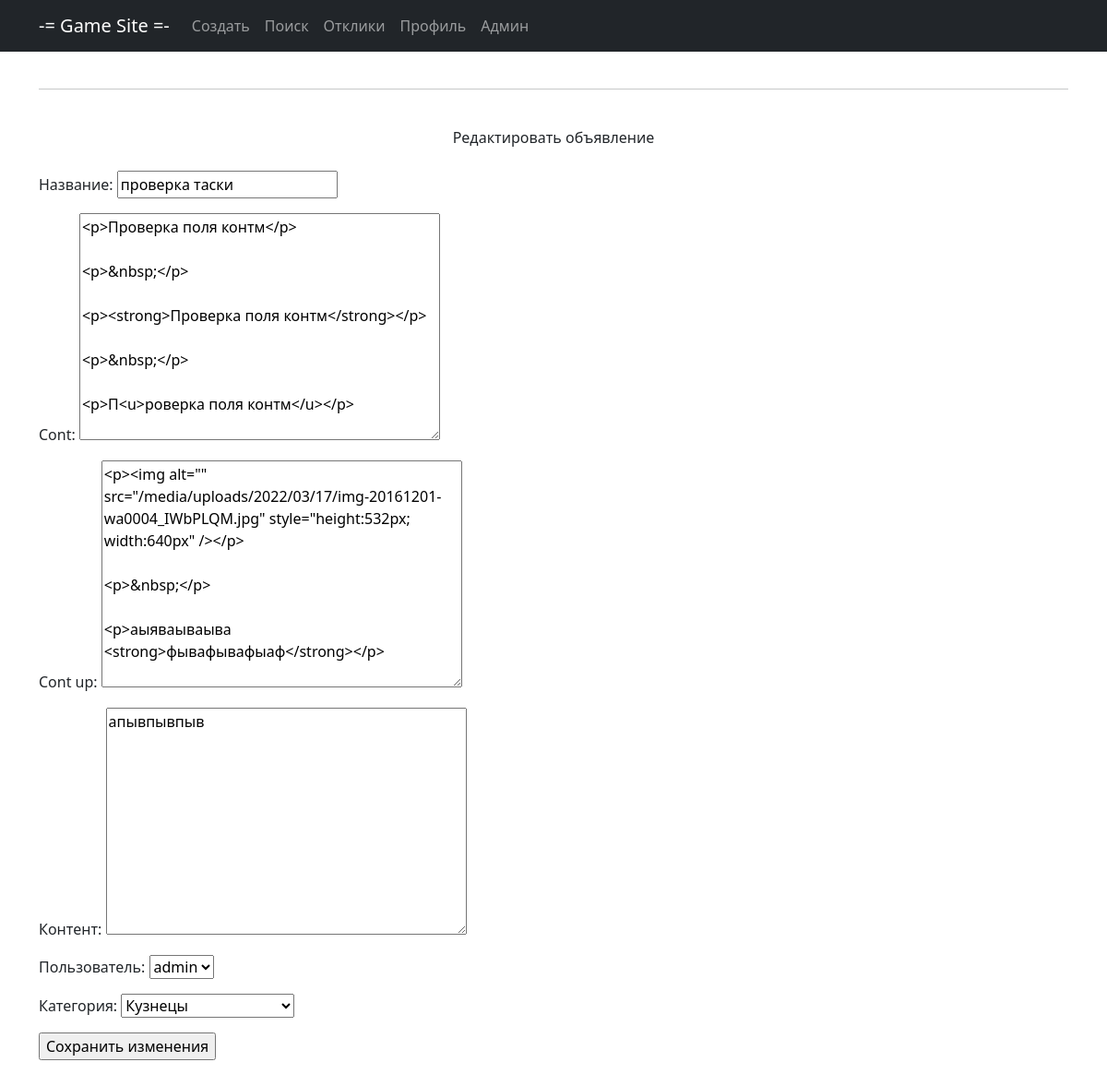
Page /edit/4 on the earlier database version.
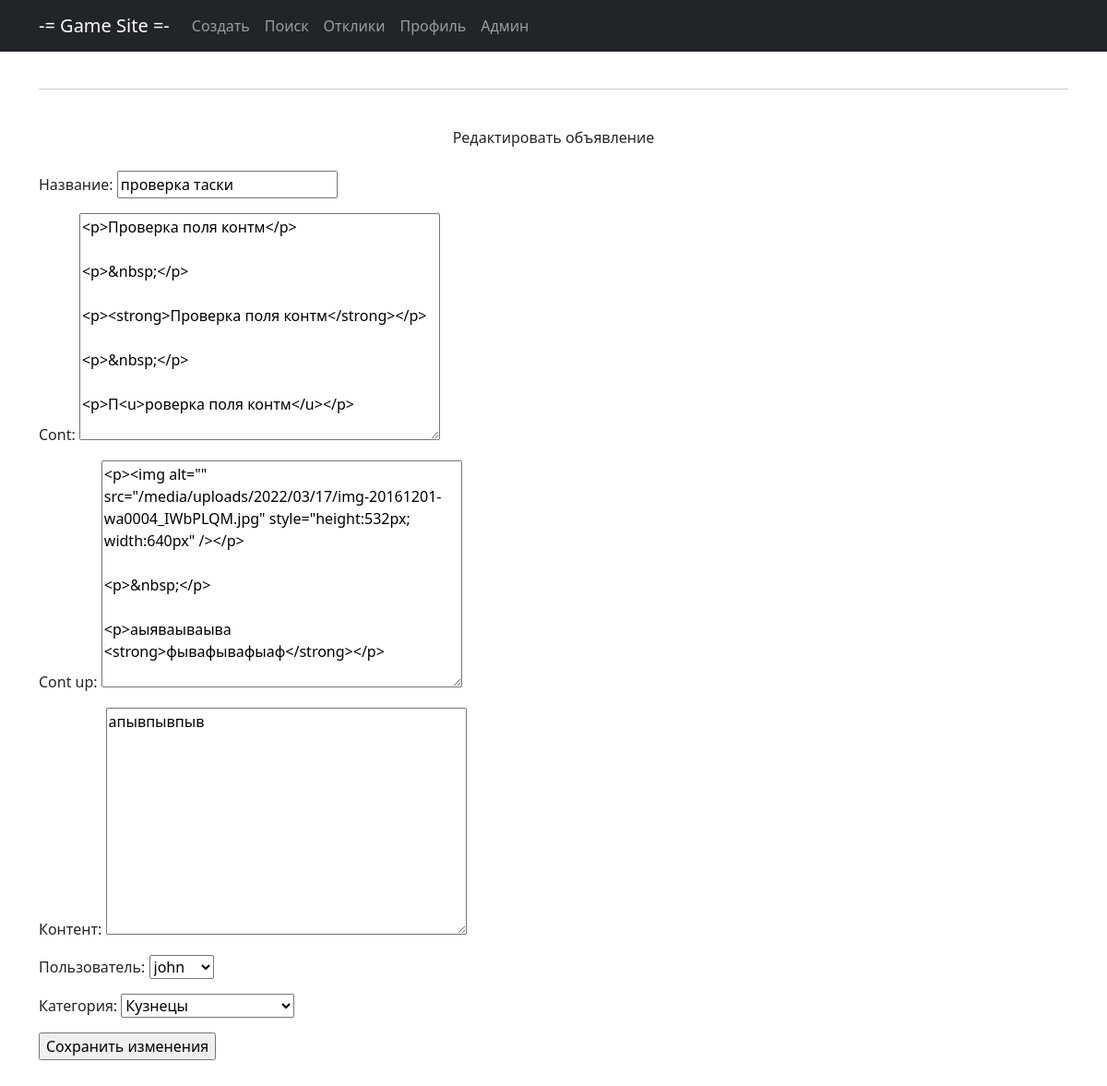
Same page on the later database version.
### main/models.py (models this page shows, shortened)
class Post(models.Model):
    title = models.CharField(max_length=128, verbose_name='Название')
    cont = RichTextField(blank=True, null=True)
    cont_up = RichTextUploadingField(blank=True, null=True)
    content = models.TextField(verbose_name='Контент')
    dateCreation = models.DateTimeField(auto_now_add=True, verbose_name='Дата создания')
    user = models.ForeignKey(User, on_delete=models.CASCADE, verbose_name='Пользователь')
    category = models.ForeignKey(Category, on_delete=models.CASCADE, verbose_name='Категория')

### main/views.py (the view)
# urls.py: path('edit/<int:pk>', PostEdit.as_view(), name='edit'),
class PostEdit(UpdateView):
    template_name = 'post_edit.html'
    form_class = PostForm
    success_url = '/'
    def get_object(self, **kwargs):
        id = self.kwargs.get('pk')
        return Post.objects.get(pk=id)

### main/forms.py
class PostForm(ModelForm):
    class Meta:
        model = Post
        fields = '__all__'

### main/models.py (called while the page is built)
    def __str__(self):
        return f'{self.name}'

### templates/post_edit.html (shortened to what this page needs)
{% extends 'static/default.html' %}
{% block content %}
<br>
<hr>
<br>
Редактировать объявление
<br>
<br>
<form align="left" method="POST">
    {{ form.as_p }}
    <input type="submit" value="Сохранить изменения">
</form>
<br>
<br>
<br>
<br>
<br>
{% endblock content %}

Differences in the rows shown:
changed Post "проверка таски": user "admin" → "john"
